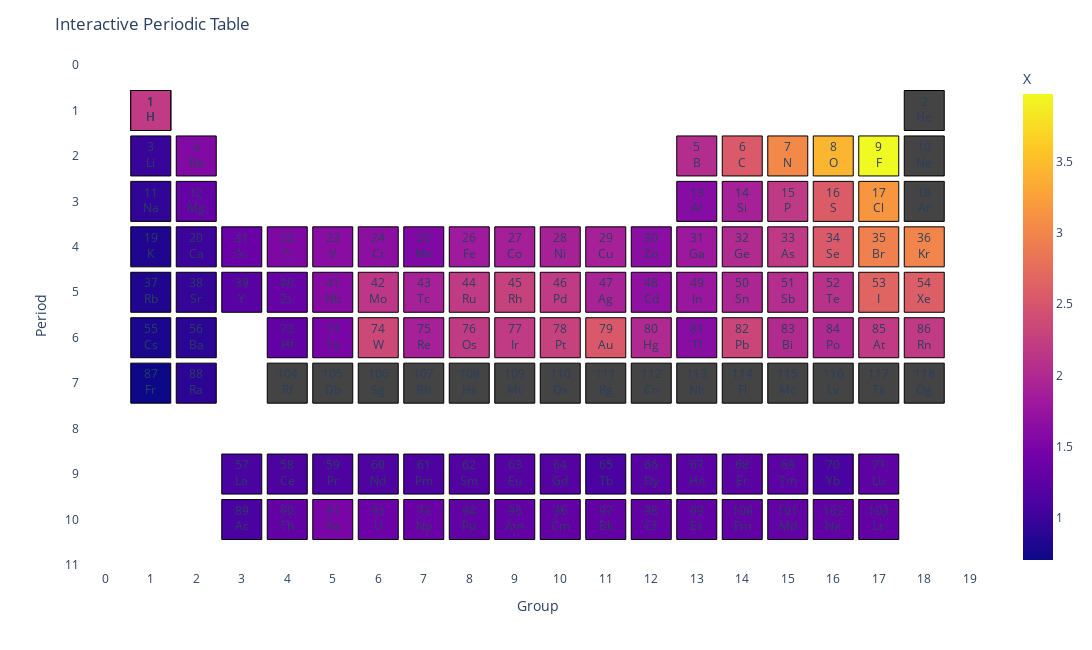

Notebook source saved alongside this figure:
### Code cell
# Define color mapping for categories
category_colors = {
    "metalloid": "lightblue",
    "noble_gas": "lightgreen",
    "alkali": "pink",
    "alkaline": "orange",
    "metal": "yellow",
    "chalcogen": "purple",
    "halogen": "purple",
    "actinoid": "lightgray",
    "lanthanoid": "lightcoral",
    "transuranic": "grey",
    "": "lightgrey",
}

# Create hover text for each element
df["label"] = df.apply(lambda row: f"<br>{row['Z']}<br>{row['symbol']}<br>", axis=1)

# Create the plot
fig = px.scatter(
    df,
    x="group",
    y="period",
    color="X",
    text="label",
    hover_name="X",
    hover_data={"Z": False, "name": False, "label": False, "X": False, "group": False, "period": False},
)

fig.update_traces(marker=dict(symbol="square", size=40, line=dict(color="black", width=1)))


# Update layout
fig.update_layout(
    title="Interactive Periodic Table",
    xaxis=dict(title="Group", dtick=1),
    yaxis=dict(title="Period", dtick=1, autorange="reversed"),
    showlegend=False,
    plot_bgcolor="white",
    width=1100,
    height=650,
)

# Show the plot
fig.show()

### Figure 1 — Plotly figure (JSON) as saved in the notebook; plotly's stock layout.template omitted (floating-point values rounded to 4 significant figures; data arrays with more than 128 entries replaced by an {"elided": "..."} marker saying what was removed)
{"data": [{"customdata": {"elided": "120x4 mixed values"}, "hovertemplate": "<b>%{hovertext}</b><br><br><extra></extra>", "hovertext": [2.2, 2.2, 2.2, null, 0.98, 1.57, 2.04, 2.55, 3.04, 3.44, 3.98, null, 0.93, 1.31, 1.61, 1.9, 2.19, 2.58, 3.16, null, 0.82, 1, 1.36, 1.54, 1.63, 1.66, 1.55, 1.83, 1.88, 1.91, 1.9, 1.65, 1.81, 2.01, 2.18, 2.55, 2.96, 3, 0.82, 0.95, 1.22, 1.33, 1.6, 2.16, 1.9, 2.2, 2.28, 2.2, 1.93, 1.69, 1.78, 1.96, 2.05, 2.1, 2.66, 2.6, 0.79, 0.89, 1.1, 1.12, 1.13, 1.14, 1.13, 1.17, 1.2, 1.2, 1.1, 1.22, 1.23, 1.24, 1.25, 1.1, 1.27, 1.3, 1.5, 2.36, 1.9, 2.2, 2.2, 2.28, 2.54, 2, 1.62, 2.33, 2.02, 2, 2.2, 2.2, 0.7, 0.9, 1.1, 1.3, 1.5, 1.38, 1.36, 1.28, 1.3, 1.3, 1.3, 1.3, 1.3, 1.3, 1.3, 1.3, 1.3, null, null, null, null, null, null, null, null, null, null, null, null, null, null, null], "legendgroup": "", "marker": {"color": [2.2, 2.2, 2.2, null, 0.98, 1.57, 2.04, 2.55, 3.04, 3.44, 3.98, null, 0.93, 1.31, 1.61, 1.9, 2.19, 2.58, 3.16, null, 0.82, 1, 1.36, 1.54, 1.63, 1.66, 1.55, 1.83, 1.88, 1.91, 1.9, 1.65, 1.81, 2.01, 2.18, 2.55, 2.96, 3, 0.82, 0.95, 1.22, 1.33, 1.6, 2.16, 1.9, 2.2, 2.28, 2.2, 1.93, 1.69, 1.78, 1.96, 2.05, 2.1, 2.66, 2.6, 0.79, 0.89, 1.1, 1.12, 1.13, 1.14, 1.13, 1.17, 1.2, 1.2, 1.1, 1.22, 1.23, 1.24, 1.25, 1.1, 1.27, 1.3, 1.5, 2.36, 1.9, 2.2, 2.2, 2.28, 2.54, 2, 1.62, 2.33, 2.02, 2, 2.2, 2.2, 0.7, 0.9, 1.1, 1.3, 1.5, 1.38, 1.36, 1.28, 1.3, 1.3, 1.3, 1.3, 1.3, 1.3, 1.3, 1.3, 1.3, null, null, null, null, null, null, null, null, null, null, null, null, null, null, null], "coloraxis": "coloraxis", "line": {"color": "black", "width": 1}, "size": 40, "symbol": "square"}, "mode": "markers+text", "name": "", "orientation": "v", "showlegend": false, "text": ["<br>1<br>H<br>", "<br>1<br>H<br>", "<br>1<br>H<br>", "<br>2<br>He<br>", "<br>3<br>Li<br>", "<br>4<br>Be<br>", "<br>5<br>B<br>", "<br>6<br>C<br>", "<br>7<br>N<br>", "<br>8<br>O<br>", "<br>9<br>F<br>", "<br>10<br>Ne<br>", "<br>11<br>Na<br>", "<br>12<br>Mg<br>", "<br>13<br>Al<br>", "<br>14<br>Si<br>", "<br>15<br>P<br>", "<br>16<br>S<br>", "<br>17<br>Cl<br>", "<br>18<br>Ar<br>", "<br>19<br>K<br>", "<br>20<br>Ca<br>", "<br>21<br>Sc<br>", "<br>22<br>Ti<br>", "<br>23<br>V<br>", "<br>24<br>Cr<br>", "<br>25<br>Mn<br>", "<br>26<br>Fe<br>", "<br>27<br>Co<br>", "<br>28<br>Ni<br>", "<br>29<br>Cu<br>", "<br>30<br>Zn<br>", "<br>31<br>Ga<br>", "<br>32<br>Ge<br>", "<br>33<br>As<br>", "<br>34<br>Se<br>", "<br>35<br>Br<br>", "<br>36<br>Kr<br>", "<br>37<br>Rb<br>", "<br>38<br>Sr<br>", "<br>39<br>Y<br>", "<br>40<br>Zr<br>", "<br>41<br>Nb<br>", "<br>42<br>Mo<br>", "<br>43<br>Tc<br>", "<br>44<br>Ru<br>", "<br>45<br>Rh<br>", "<br>46<br>Pd<br>", "<br>47<br>Ag<br>", "<br>48<br>Cd<br>", "<br>49<br>In<br>", "<br>50<br>Sn<br>", "<br>51<br>Sb<br>", "<br>52<br>Te<br>", "<br>53<br>I<br>", "<br>54<br>Xe<br>", "<br>55<br>Cs<br>", "<br>56<br>Ba<br>", "<br>57<br>La<br>", "<br>58<br>Ce<br>", "<br>59<br>Pr<br>", "<br>60<br>Nd<br>", "<br>61<br>Pm<br>", "<br>62<br>Sm<br>", "<br>63<br>Eu<br>", "<br>64<br>Gd<br>", "<br>65<br>Tb<br>", "<br>66<br>Dy<br>", "<br>67<br>Ho<br>", "<br>68<br>Er<br>", "<br>69<br>Tm<br>", "<br>70<br>Yb<br>", "<br>71<br>Lu<br>", "<br>72<br>Hf<br>", "<br>73<br>Ta<br>", "<br>74<br>W<br>", "<br>75<br>Re<br>", "<br>76<br>Os<br>", "<br>77<br>Ir<br>", "<br>78<br>Pt<br>", "<br>79<br>Au<br>", "<br>80<br>Hg<br>", "<br>81<br>Tl<br>", "<br>82<br>Pb<br>", "<br>83<br>Bi<br>", "<br>84<br>Po<br>", "<br>85<br>At<br>", "<br>86<br>Rn<br>", "<br>87<br>Fr<br>", "<br>88<br>Ra<br>", "<br>89<br>Ac<br>", "<br>90<br>Th<br>", "<br>91<br>Pa<br>", "<br>92<br>U<br>", "<br>93<br>Np<br>", "<br>94<br>Pu<br>", "<br>95<br>Am<br>", "<br>96<br>Cm<br>", "<br>97<br>Bk<br>", "<br>98<br>Cf<br>", "<br>99<br>Es<br>", "<br>100<br>Fm<br>", "<br>101<br>Md<br>", "<br>102<br>No<br>", "<br>103<br>Lr<br>", "<br>104<br>Rf<br>", "<br>105<br>Db<br>", "<br>106<br>Sg<br>", "<br>107<br>Bh<br>", "<br>108<br>Hs<br>", "<br>109<br>Mt<br>", "<br>110<br>Ds<br>", "<br>111<br>Rg<br>", "<br>112<br>Cn<br>", "<br>113<br>Nh<br>", "<br>114<br>Fl<br>", "<br>115<br>Mc<br>", "<br>116<br>Lv<br>", "<br>117<br>Ts<br>", "<br>118<br>Og<br>"], "type": "scatter", "x": [1, 1, 1, 18, 1, 2, 13, 14, 15, 16, 17, 18, 1, 2, 13, 14, 15, 16, 17, 18, 1, 2, 3, 4, 5, 6, 7, 8, 9, 10, 11, 12, 13, 14, 15, 16, 17, 18, 1, 2, 3, 4, 5, 6, 7, 8, 9, 10, 11, 12, 13, 14, 15, 16, 17, 18, 1, 2, 3, 4, 5, 6, 7, 8, 9, 10, 11, 12, 13, 14, 15, 16, 17, 4, 5, 6, 7, 8, 9, 10, 11, 12, 13, 14, 15, 16, 17, 18, 1, 2, 3, 4, 5, 6, 7, 8, 9, 10, 11, 12, 13, 14, 15, 16, 17, 4, 5, 6, 7, 8, 9, 10, 11, 12, 13, 14, 15, 16, 17, 18], "xaxis": "x", "y": [1, 1, 1, 1, 2, 2, 2, 2, 2, 2, 2, 2, 3, 3, 3, 3, 3, 3, 3, 3, 4, 4, 4, 4, 4, 4, 4, 4, 4, 4, 4, 4, 4, 4, 4, 4, 4, 4, 5, 5, 5, 5, 5, 5, 5, 5, 5, 5, 5, 5, 5, 5, 5, 5, 5, 5, 6, 6, 9, 9, 9, 9, 9, 9, 9, 9, 9, 9, 9, 9, 9, 9, 9, 6, 6, 6, 6, 6, 6, 6, 6, 6, 6, 6, 6, 6, 6, 6, 7, 7, 10, 10, 10, 10, 10, 10, 10, 10, 10, 10, 10, 10, 10, 10, 10, 7, 7, 7, 7, 7, 7, 7, 7, 7, 7, 7, 7, 7, 7, 7], "yaxis": "y"}], "layout": {"coloraxis": {"colorbar": {"title": {"text": "X"}}, "colorscale": [[0, "#0d0887"], [0.1111, "#46039f"], [0.2222, "#7201a8"], [0.3333, "#9c179e"], [0.4444, "#bd3786"], [0.5556, "#d8576b"], [0.6667, "#ed7953"], [0.7778, "#fb9f3a"], [0.8889, "#fdca26"], [1, "#f0f921"]]}, "height": 650, "legend": {"tracegroupgap": 0}, "margin": {"t": 60}, "plot_bgcolor": "white", "showlegend": false, "title": {"text": "Interactive Periodic Table"}, "width": 1100, "xaxis": {"anchor": "y", "autorange": true, "domain": [0, 1], "dtick": 1, "range": [-0.5514, 19.55], "title": {"text": "Group"}, "type": "linear"}, "yaxis": {"anchor": "x", "autorange": true, "domain": [0, 1], "dtick": 1, "range": [11.11, -0.1112], "title": {"text": "Period"}, "type": "linear"}}}
